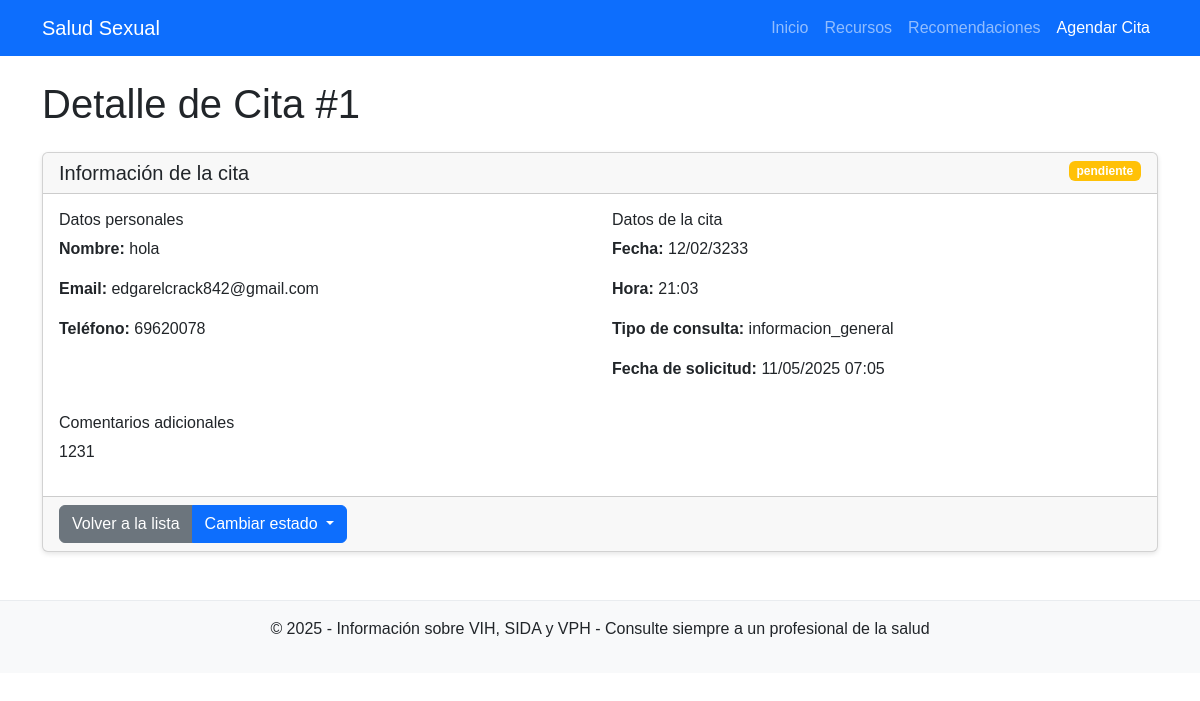
/citas/1, run on the app's committed database.
### app/models/cita.py (models this page shows, shortened)
class Cita(db.Model):
    __tablename__ = 'citas'
    id = db.Column(db.Integer, primary_key=True)
    nombre = db.Column(db.String(100), nullable=False)
    email = db.Column(db.String(100), nullable=False)
    telefono = db.Column(db.String(20), nullable=False)
    fecha = db.Column(db.Date, nullable=False)
    hora = db.Column(db.Time, nullable=False)
    tipo_consulta = db.Column(db.String(50), nullable=False)
    comentarios = db.Column(db.Text, nullable=True)
    fecha_solicitud = db.Column(db.DateTime, default=datetime.utcnow)
    estado = db.Column(db.String(20), default='pendiente')  # pendiente, confirmada, cancelada, completada

### app/routes/citas.py (the view)
@citas_bp.route('/<int:id>')
def detalle(id):
    cita = Cita.query.get_or_404(id)
    return render_template('citas/detalle.html', titulo='Detalle de Cita', cita=cita)

### app/templates/citas/detalle.html (shortened to what this page needs)
{% extends 'base.html' %}
{% block content %}
<h1>Detalle de Cita #{{ cita.id }}</h1>
<div class="card mt-4">
    <div class="card-header">
        <span class="badge {% if cita.estado == 'pendiente' %}bg-warning{% elif cita.estado == 'confirmada' %}bg-success{% elif cita.estado == 'cancelada' %}bg-danger{% else %}bg-secondary{% endif %} float-end">
            {{ cita.estado }}
        </span>
        <h2 class="h5 mb-0">Información de la cita</h2>
    </div>
    <div class="card-body">
        <div class="row">
            <div class="col-md-6">
                <h3 class="h6">Datos personales</h3>
                <p><strong>Nombre:</strong> {{ cita.nombre }}</p>
                <p><strong>Email:</strong> {{ cita.email }}</p>
                <p><strong>Teléfono:</strong> {{ cita.telefono }}</p>
            </div>
            <div class="col-md-6">
                <h3 class="h6">Datos de la cita</h3>
                <p><strong>Fecha:</strong> {{ cita.fecha.strftime('%d/%m/%Y') }}</p>
                <p><strong>Hora:</strong> {{ cita.hora.strftime('%H:%M') }}</p>
                <p><strong>Tipo de consulta:</strong> {{ cita.tipo_consulta }}</p>
                <p><strong>Fecha de solicitud:</strong> {{ cita.fecha_solicitud.strftime('%d/%m/%Y %H:%M') }}</p>
            </div>
        </div>
        {% if cita.comentarios %}
            <div class="mt-3">
                <h3 class="h6">Comentarios adicionales</h3>
                <p>{{ cita.comentarios }}</p>
            </div>
        {% endif %}
    </div>
    <div class="card-footer">
        <div class="btn-group">
            <a href="{{ url_for('citas.lista') }}" class="btn btn-secondary">Volver a la lista</a>
            <div class="btn-group">
                <button type="button" class="btn btn-primary dropdown-toggle" data-bs-toggle="dropdown">
                    Cambiar estado
                </button>
            </div>
        </div>
    </div>
</div>
{% endblock %}

### app/static/css/main.css (style rules this page uses)
body { font-family: 'Arial', sans-serif; padding-bottom: 20px; }
.card { box-shadow: 0 2px 5px rgba(0,0,0,0.1); transition: all 0.3s ease; }

### data on the page
Cita: id "1", estado "pendiente", nombre "hola", email "edgarelcrack842@gmail.com", telefono "69620078", fecha "12/02/3233", hora "21:03", tipo_consulta "informacion_general", fecha_solicitud "11/05/2025 07:05", comentarios "1231"
